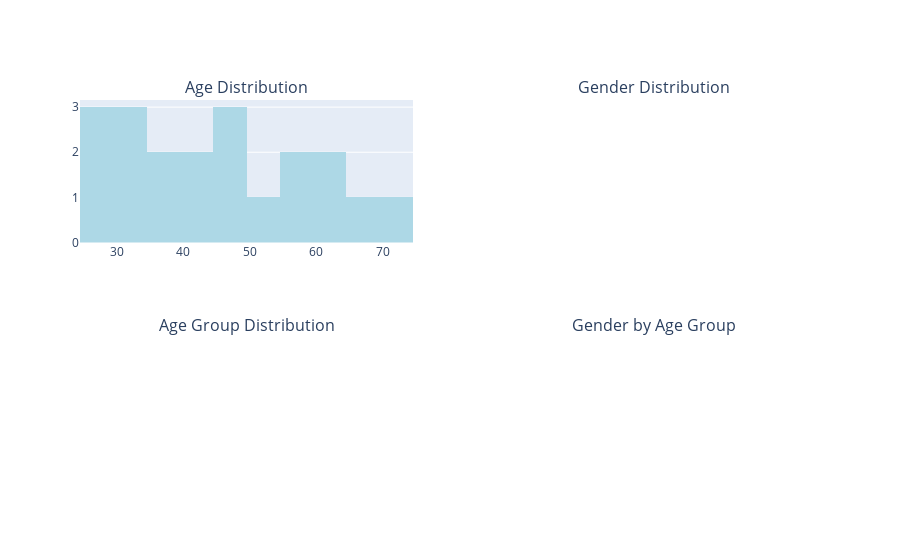

Write notebook code for a chart like this one.
### Code cell
# 1) Age Distribution (Histogram)
fig.add_trace(
    go.Histogram(x=df_clean['Age'], nbinsx=20, name='Age', marker_color='lightblue'),
    row=1, col=1
)

### Figure 1 — Plotly figure (JSON) as saved in the notebook; plotly's stock layout.template omitted (floating-point values rounded to 4 significant figures)
{"data": [{"marker": {"color": "lightblue"}, "name": "Age", "nbinsx": 20, "type": "histogram", "x": [45, 32, 60, 28, 50, 36, 42, 65, 30, 55, 48, 29, 70, 38, 41, 26, 58, 34, 63, 47], "xaxis": "x", "yaxis": "y"}], "layout": {"annotations": [{"font": {"size": 16}, "showarrow": false, "text": "Age Distribution", "x": 0.225, "xanchor": "center", "xref": "paper", "y": 1, "yanchor": "bottom", "yref": "paper"}, {"font": {"size": 16}, "showarrow": false, "text": "Gender Distribution", "x": 0.775, "xanchor": "center", "xref": "paper", "y": 1, "yanchor": "bottom", "yref": "paper"}, {"font": {"size": 16}, "showarrow": false, "text": "Age Group Distribution", "x": 0.225, "xanchor": "center", "xref": "paper", "y": 0.375, "yanchor": "bottom", "yref": "paper"}, {"font": {"size": 16}, "showarrow": false, "text": "Gender by Age Group", "x": 0.775, "xanchor": "center", "xref": "paper", "y": 0.375, "yanchor": "bottom", "yref": "paper"}], "xaxis": {"anchor": "y", "domain": [0, 0.45]}, "xaxis2": {"anchor": "y2", "domain": [0, 0.45]}, "xaxis3": {"anchor": "y3", "domain": [0.55, 1]}, "yaxis": {"anchor": "x", "domain": [0.625, 1]}, "yaxis2": {"anchor": "x2", "domain": [0, 0.375]}, "yaxis3": {"anchor": "x3", "domain": [0, 0.375]}}}
